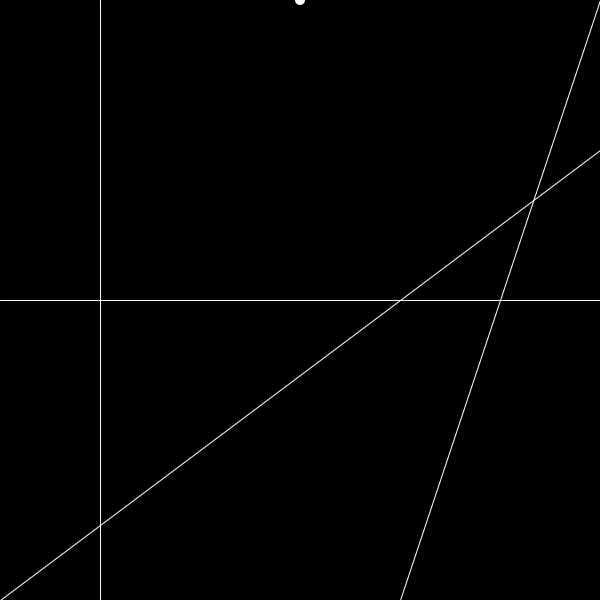
Frame 1 (no input)
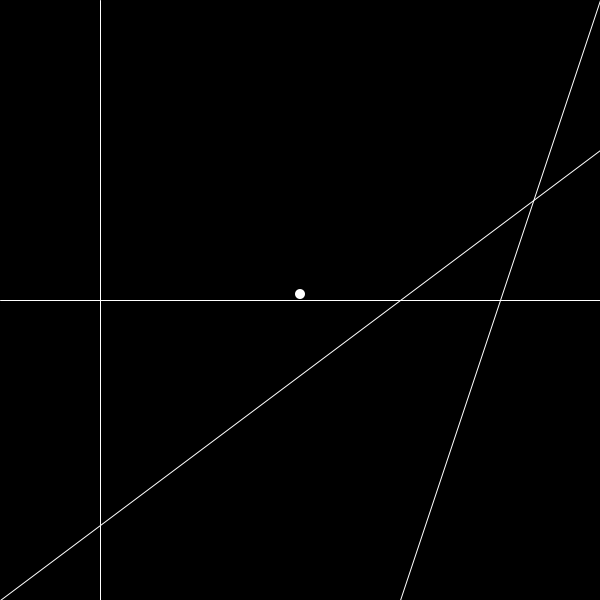
Frame 60 (the mouse pressed at the canvas centre just before this capture)
Frame 120 (the mouse held since frame 60 and released just before this capture): identical to frame 60, image omitted

The Processing sketch that drew these frames (run headless with seeded random() and noise(); from frame 60 on, the mouse is pressed at the canvas centre):

// Processing sketch: Physics_Collisions
// ── Physics_Collisions.pde
final float GRAVITY = 2;

boolean left, right, up;

ArrayList<Cline>lines = new ArrayList();
Player player;

void settings(){
  size(600, 600);
}

void setup(){
  player = new Player(width/2, 0, 5);
  //create random lines
  lines.add(new Cline(0, 300, 600, 300));
  lines.add(new Cline(100, 600, 100, 0));
  lines.add(new Cline(400, 600, 600, 0));
  lines.add(new Cline(0, 600, 600, 150));
}

void draw(){
  background(0);
  for(Cline l:lines) l.render();
  player.render();
  player.update();
}

void keyPressed(){
  if(key=='d'){
    right = true;
  }
  if(key=='a'){
    left = true;
  }
  if(key=='w'){
    up = true;
  }
  if(key=='r'){
    player.x = width/2;
    player.y = 0;
  }
}

void keyReleased(){
  if(key=='d'){
    right = false;
  }
  if(key=='a'){
    left = false;
  }
  if(key=='w'){
    up = false;
  }
}

// ── Line.pde
class Cline{
  
  float x1, y1, x2, y2;
  float grad;
  
  Cline(float x1, float y1, float x2, float y2){
    this.x1 = x1;
    this.y1 = y1;
    this.x2 = x2;
    this.y2 = y2;
    this.grad = (y1-y2)/(x1-x2);
  }
  
  void render(){
    stroke(255);
    line(x1, y1, x2, y2);
  }
  
}

// ── collisions.pde
PVector lineLine(float x1, float y1, float x2, float y2, float x3, float y3, float x4, float y4) {
  float uA = ((x4-x3)*(y1-y3) - (y4-y3)*(x1-x3)) / ((y4-y3)*(x2-x1) - (x4-x3)*(y2-y1));
  float uB = ((x2-x1)*(y1-y3) - (y2-y1)*(x1-x3)) / ((y4-y3)*(x2-x1) - (x4-x3)*(y2-y1));
  if (uA >= 0 && uA <= 1 && uB >= 0 && uB <= 1) {
    float intersectionX = x1 + (uA * (x2-x1));
    float intersectionY = y1 + (uA * (y2-y1));
    return new PVector(intersectionX, intersectionY);
  }
  return null;
}
boolean lineCircle(float x1, float y1, float x2, float y2, float cx, float cy, float r) {

  // is either end INSIDE the circle?
  // if so, return true immediately
  boolean inside1 = pointCircle(x1,y1, cx,cy,r);
  boolean inside2 = pointCircle(x2,y2, cx,cy,r);
  if (inside1 || inside2) return true;

  // get length of the line
  float distX = x1 - x2;
  float distY = y1 - y2;
  float len = sqrt( (distX*distX) + (distY*distY) );

  // get dot product of the line and circle
  float dot = ( ((cx-x1)*(x2-x1)) + ((cy-y1)*(y2-y1)) ) / pow(len,2);

  // find the closest point on the line
  float closestX = x1 + (dot * (x2-x1));
  float closestY = y1 + (dot * (y2-y1));

  // is this point actually on the line segment?
  // if so keep going, but if not, return false
  boolean onSegment = linePoint(x1,y1,x2,y2, closestX,closestY);
  if (!onSegment) return false;

  // get distance to closest point
  distX = closestX - cx;
  distY = closestY - cy;
  float distance = sqrt( (distX*distX) + (distY*distY) );

  if (distance <= r) {
    return true;
  }
  return false;
}
boolean pointCircle(float px, float py, float cx, float cy, float r) {

  // get distance between the point and circle's center
  // using the Pythagorean Theorem
  float distX = px - cx;
  float distY = py - cy;
  float distance = sqrt( (distX*distX) + (distY*distY) );

  // if the distance is less than the circle's
  // radius the point is inside!
  if (distance <= r) {
    return true;
  }
  return false;
}
boolean linePoint(float x1, float y1, float x2, float y2, float px, float py) {

  // get distance from the point to the two ends of the line
  float d1 = dist(px,py, x1,y1);
  float d2 = dist(px,py, x2,y2);

  // get the length of the line
  float lineLen = dist(x1,y1, x2,y2);

  // since floats are so minutely accurate, add
  // a little buffer zone that will give collision
  float buffer = 0.1;    // higher # = less accurate

  // if the two distances are equal to the line's
  // length, the point is on the line!
  // note we use the buffer here to give a range,
  // rather than one #
  if (d1+d2 >= lineLen-buffer && d1+d2 <= lineLen+buffer) {
    return true;
  }
  return false;
}

// ── player.pde
class Player{
  final float MAX_SLOPE_ANGLE = 45;
  final float SPEED = 4;
  final float JUMP_FORCE = 20;
  
  boolean onGround = true;
  
  float vx, vy;
  float x, y, r;
  
  Player(float x, float y, float r){
    this.x = x;
    this.y = y;
    this.r = r;
    
    this.vx = 0;
    this.vy = 0;
  }
  
  void render(){
    noStroke();
    fill(255);
    ellipse(x, y, r*2, r*2);
  }
  
  void update(){
    //apply forces
    if(left) vx-=SPEED;
    if(right) vx+=SPEED;
    if(up&&onGround){
      vy-=JUMP_FORCE;
      onGround = false;
    }else vy+=GRAVITY;
    if(abs(vx) > SPEED) vx = SPEED*Math.signum(vx);
    //update temp position
    float tx = x+vx;
    float ty = y+vy;
    onGround = false;
    //check and update velocities
    for(Cline l:lines){
      boolean collided = false;
      //check if line line collision exist
      if(lineLine(l.x1, l.y1, l.x2, l.y2, tx, ty, x, y)!=null){
        collided = true;
      }
      //check if line circle collision exist
      if(lineCircle(l.x1, l.y1, l.x2, l.y2, tx, ty, r)){
        collided = true;
      }
      if(collided){
        println("Collided");
        //get collision normal
        float perpendicularGrad = -1/l.grad;
        float lineAngle = atan2(perpendicularGrad,1);
        PVector collisionNormal = PVector.fromAngle(lineAngle);
        float dot = collisionNormal.dot(new PVector(vx, vy));
        collisionNormal.setMag(Math.signum(dot));
        //get slope angle
        double slopeAngle = abs(degrees(atan2(l.grad,1)));
        //if collision is b=happening from underneath
        if(y-l.y1>l.grad*(x-l.x1)) slopeAngle+=180;
        //if slope is angle less than max angle
        if(slopeAngle < MAX_SLOPE_ANGLE){
          //set on ground to true
          onGround = true;
          vy = 0;
        }
        //get new velocity vector
        PVector v = slide(collisionNormal, new PVector(vx, vy));
        //update variables
        vx = v.x;
        vy = v.y;
        tx = x+vx;
        ty = y+vy;
      }
    }
    //update position with correct velocity
    x += vx;
    y += vy;
    //apply friction
    if(onGround)vx *= 0;
    else vx *= 0.8;
  }
  
  PVector slide(PVector n, PVector v){
    //dot product of normal and v
    float dot = n.dot(v);
    //return v subtract normal multiplied by the dot product
    return v.copy().sub(n.copy().mult(dot));
  }
}
